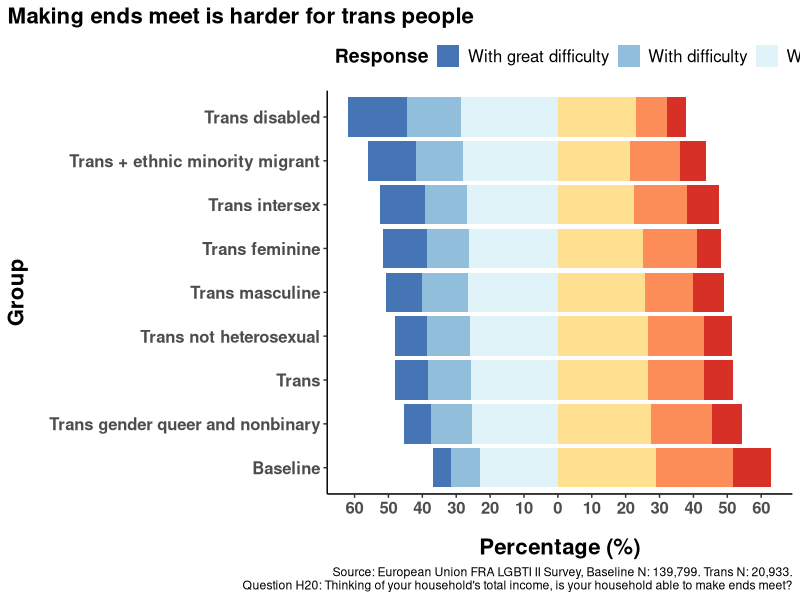
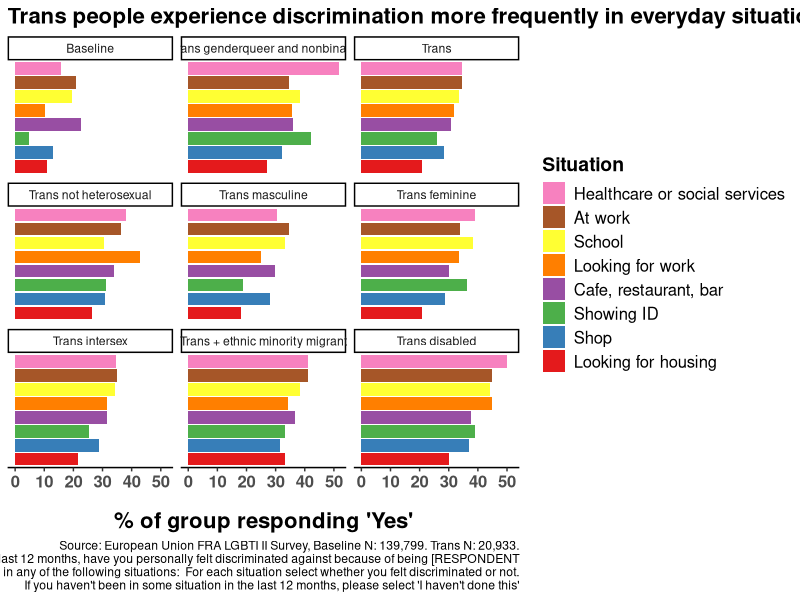
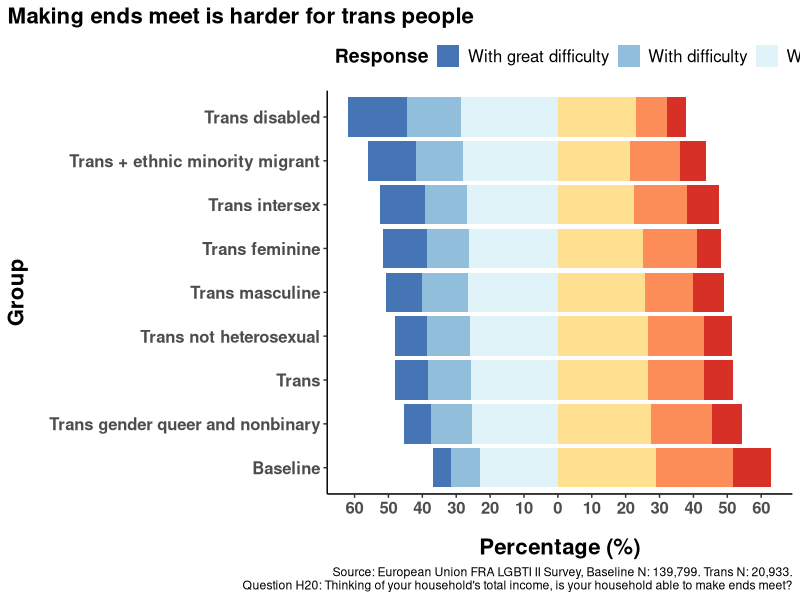
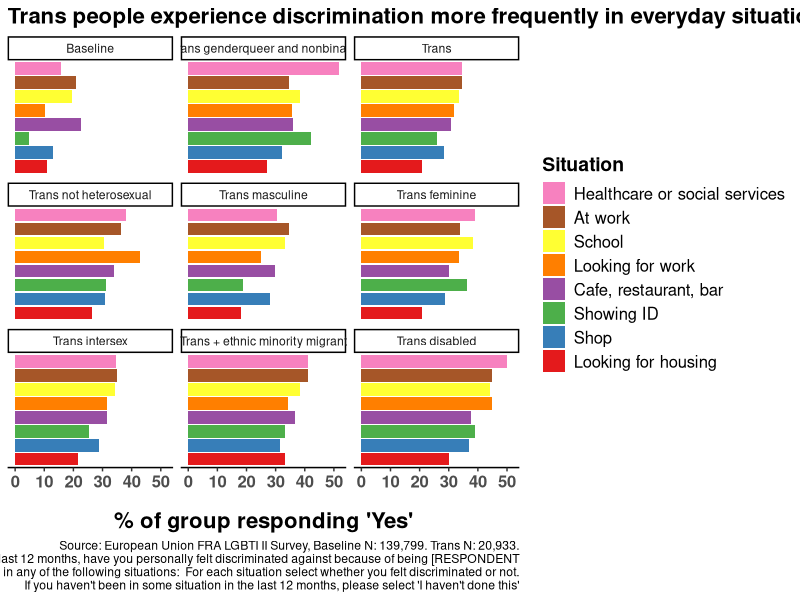

These figures' R source, in order:
## ---- chunk 1
knitr::opts_chunk$set(echo = TRUE)
## ---- chunk 2
library(tidyverse) # data wrangling
## ---- chunk 3
# add 
plot_cosmetics <- theme_classic() +
  theme(panel.grid.major = element_blank(), 
        panel.grid.minor = element_blank(),
        #plot.title.position = "plot",
        plot.title = element_text(size = 16, face = "bold"),
        axis.text.x = element_text(size = 12, face = "bold"),
        axis.text.y = element_text(size = 12, face = "bold"),
        axis.title.x = element_text(face = 'bold', size = 16,
                                    margin = margin(t = 15)),
        axis.title.y = element_text(face = 'bold', size = 16,
                                    margin = margin(r = 15)),
        legend.title = element_text(face = 'bold', size = 14),
        legend.text = element_text(size = 12),
        legend.justification = "top")
## ---- chunk 4
h20 <- read_csv("data/h20.csv")
## ---- chunk 5
h20 <- h20 %>% tidyr::pivot_longer(cols = c(`Dont know`:`Very easily`),
                            names_to = "Response")
## ---- chunk 6
h20$Response <- factor(h20$Response, levels = c("With great difficulty", 
                                                "With difficulty",
                                                "With some difficulty", 
                                                "Very easily",
                                                "Easily",
                                                "Fairly easily",
                                                "Prefer not to say",
                                                "Dont know"))
## ---- chunk 7
h20$Group <- factor(h20$Group, levels = c("Baseline", "Trans_gender_queer_and_nonbinary",
                                                "Trans", 
                                                "Trans_not_heterosexual",
                                                "Trans_masculine",
                                                "Trans_feminine",
                                                "Trans_intersex",
                                                "Trans_plus_EMM",
                                                "Trans_disabled"),
                    labels = c("Baseline", "Trans gender queer and nonbinary",
                                                "Trans", 
                                                "Trans not heterosexual",
                                                "Trans masculine",
                                                "Trans feminine",
                                                "Trans intersex",
                                                "Trans + ethnic minority migrant",
                                                "Trans disabled"))
## ---- chunk 8
# make Response numeric
h20 <- h20 %>% mutate(Resp_num = as.numeric(Response))
  
# make the counts negative for those with 'negative' ratings (i.e. 1-3 on likert scale)
h20 <- h20 %>% mutate(value_minus= case_when(grepl("1|2|3", Resp_num) ~ -value, 
                                                        grepl("4|5|6|7|8", Resp_num) ~ value))
## ---- chunk 9
h20 %>% filter(Response != "Dont know" & Response != "Prefer not to say") %>% 
  ggplot(aes(x=Group, y=value_minus, fill = Response)) +
  geom_col(position = position_stack(reverse = F))  +
  scale_fill_manual(values = c('#4575b4', '#91bfdb', '#e0f3f8', '#d73027', '#fc8d59', '#fee090')) +
  coord_flip() +
  scale_y_continuous(breaks = seq(-60, 60, by = 10), 
                     labels = c(60, 50, 40, 30, 20, 10, 0, 10, 20, 30, 40, 50, 60)) +
  labs(title = "Making ends meet is harder for trans people",
       x = "Group", y = "Percentage (%)", fill = "Response",
       caption = "Source: European Union FRA LGBTI II Survey, Baseline N: 139,799. Trans N: 20,933.\nQuestion H20: Thinking of your household's total income, is your household able to make ends meet?") +
  plot_cosmetics +
  theme(legend.position = "top", legend.justification = "left",
        plot.title.position = "plot") +
  guides(fill = guide_legend(nrow=1, byrow=F))
## ---- chunk 10
ggsave("plots/h20.png", plot=last_plot(), width = 12, height = 8)
## ---- chunk 11
c1 <- read_csv("data/c1.csv")
## ---- chunk 12
c1 <- c1 %>% tidyr::pivot_longer(cols = c(`Looking for work`:`Showing ID`),
                            names_to = "Response")
## ---- chunk 13
c1$Response <- factor(c1$Response, levels = c("Looking for work", "At work",
                                              "Looking for housing",
                                              "Healthcare or social services",
                                              "School", "Cafe, restaurant, bar", 
                                              "Shop", "Showing ID"))
## ---- chunk 14
c1$Group <- factor(c1$Group, levels = c("Baseline", "Trans_gender_queer_and_nonbinary",
                                                "Trans", 
                                                "Trans_not_heterosexual",
                                                "Trans_masculine",
                                                "Trans_feminine",
                                                "Trans_intersex",
                                                "Trans_plus_EMM",
                                                "Trans_disabled"),
                    labels = c("Baseline", "Trans genderqueer and nonbinary",
                                                "Trans", 
                                                "Trans not heterosexual",
                                                "Trans masculine",
                                                "Trans feminine",
                                                "Trans intersex",
                                                "Trans + ethnic minority migrant",
                                                "Trans disabled"))
## ---- chunk 15
c1 %>% ggplot(aes(x= fct_reorder(Response, value), y=value, fill = fct_reorder(Response, value))) +
  geom_col(stat="identity", position = position_dodge()) +
    facet_wrap(~Group, labeller=label_value) +
  scale_fill_manual(values = c('#e41a1c','#377eb8','#4daf4a','#984ea3','#ff7f00','#ffff33','#a65628','#f781bf')) +
  labs(title = "Trans people experience discrimination more frequently in everyday situations",
       x = NULL, y = "% of group responding 'Yes'", fill = "Situation",
       caption = "Source: European Union FRA LGBTI II Survey, Baseline N: 139,799. Trans N: 20,933.\nQuestion C1: During the last 12 months, have you personally felt discriminated against because of being [RESPONDENT\nCATEGORY] in any of the following situations:  For each situation select whether you felt discriminated or not.\nIf you haven't been in some situation in the last 12 months, please select 'I haven't done this'") +
  coord_cartesian(xlim = c(0, 50)) +
  coord_flip() +
  plot_cosmetics +
  scale_x_discrete(labels = NULL, breaks = NULL) +
  guides(fill = guide_legend(reverse = TRUE)) +
  theme(legend.position = "right", legend.justification = "right")
## ---- chunk 16
ggsave("plots/c1.png", plot=last_plot(), width = 12, height = 8)
